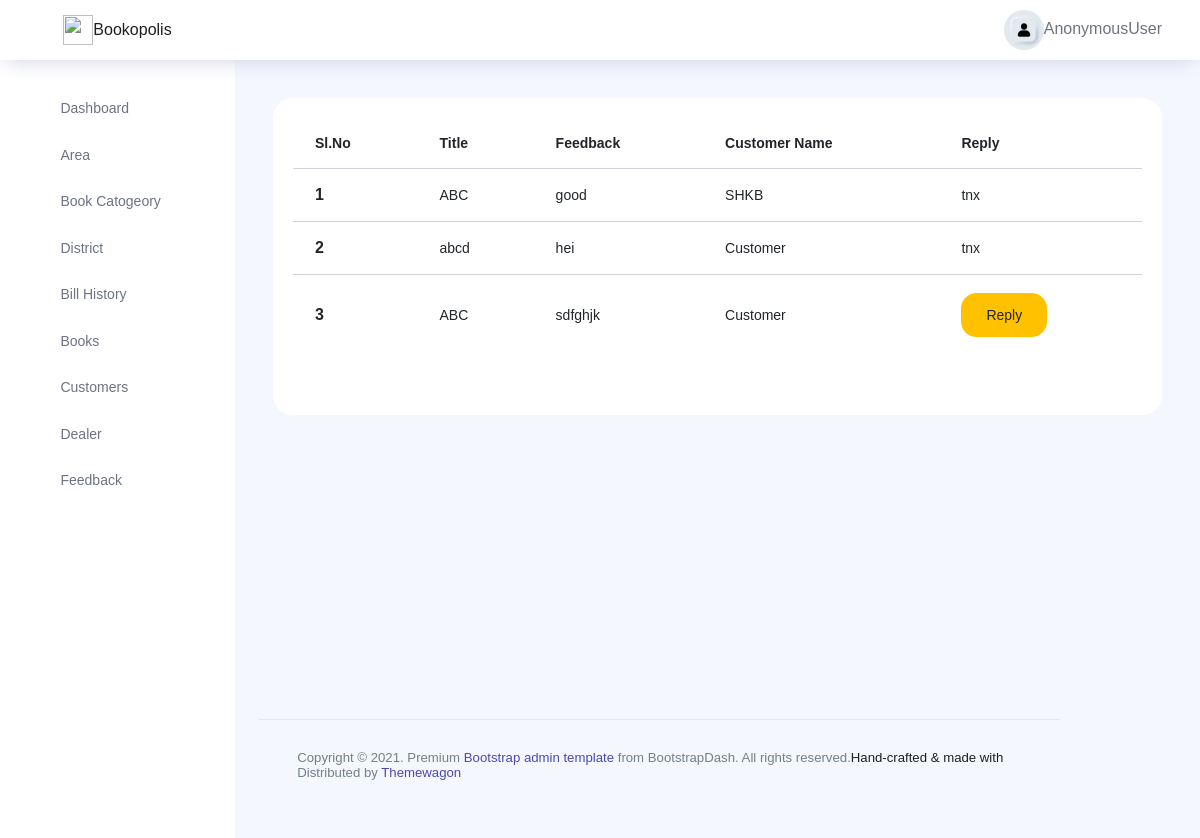
The page /admin_view_customer_feedback on the database its author committed.
### app/models.py (models this page shows)
class Feedback(models.Model):
    customer=models.ForeignKey(Login,on_delete=models.CASCADE)
    title=models.CharField(max_length=30,null=True)
    feedback=models.TextField(null=True)
    reply=models.TextField(null=True)
    date=models.DateField(null=True)

class Login(AbstractUser):
    is_customer=models.BooleanField(default=False)
    is_dealer=models.BooleanField(default=False)
    name=models.CharField(max_length=25,null=True)
    phone=models.CharField(max_length=30,null=True)
    address=models.TextField(null=True)
    district_name=models.ForeignKey(district,on_delete=models.CASCADE,null=True)
    area=models.ForeignKey(Area,on_delete=models.CASCADE,null=True)
    image=models.ImageField(upload_to='profile',null=True)
    status = models.IntegerField(default=0,null=True)

### app/views.py (the view)
# urls.py: path('admin_view_customer_feedback', views.admin_view_customer_feedback, name='admin_view_customer_feedback'),
def admin_view_customer_feedback(request):
    data = Feedback.objects.all()
    return render(request, 'Admin_Temp/admin_view_customer_feedback.html', {'data': data})

### template/Admin_Temp/admin_view_customer_feedback.html (shortened to what this page needs)
{% extends 'Admin_Temp/index.html' %}
{% load crispy_forms_tags %}
{% block content %}
<div class="col-lg-12">
<div class="card">
  <div class="card-body">
    <div class="table-responsive">
<table class="table">
  <thead>
    <tr>
      <th scope="col">Sl.No</th>
      <th scope="col">Title</th>
      <th scope="col">Feedback</th>
      <th scope="col">Customer Name</th>
      <th scope="col">Reply</th>
    </tr>
  </thead>
  <tbody>
  {% for i in data %}
    <tr>
      <th scope="row">{{forloop.counter}}</th>
      <td>{{i.title}}</td>
      <td>{{i.feedback}}</td>
      <td>{{i.customer}}</td>
      <td>
        {% if i.reply == None %}
        <a class="btn btn-warning" href="{% url 'admin_reply' i.id %}">Reply</a>
        {% else %}
        {{ i.reply }}
        {% endif %}
      </td>
    </tr>
  {% endfor %}
  </tbody>
</table>
      </div>
</div>
{% endblock %}

### rows shown on the page
Feedback: title "ABC", feedback "good", customer "SHKB", reply "tnx"
Feedback: title "abcd", feedback "hei", customer "Customer", reply "tnx"
Feedback: title "ABC", feedback "sdfghjk", customer "Customer", shows "Reply"

### other values the page prints
{{ request.user }} "AnonymousUser"
